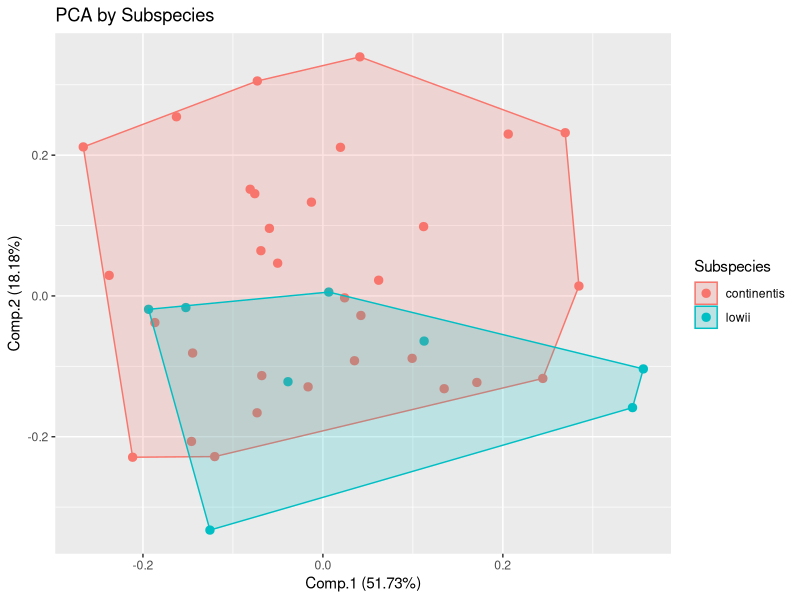
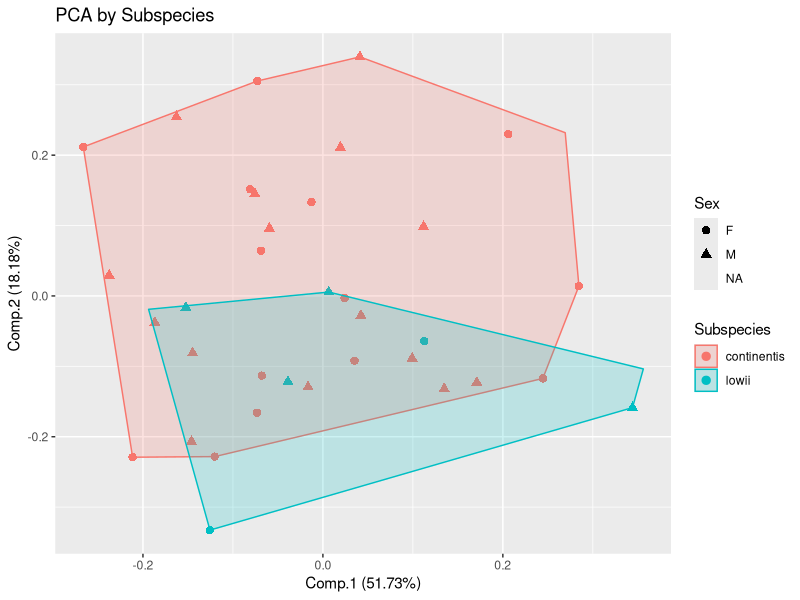
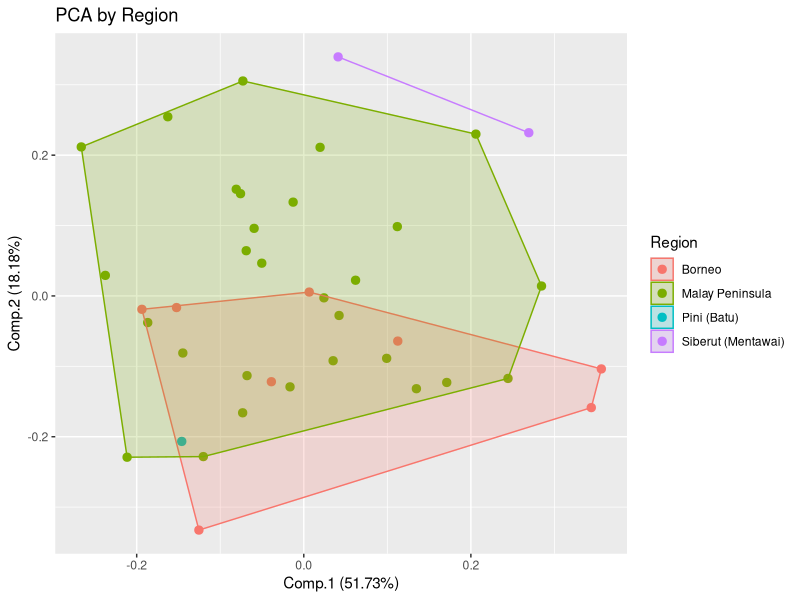
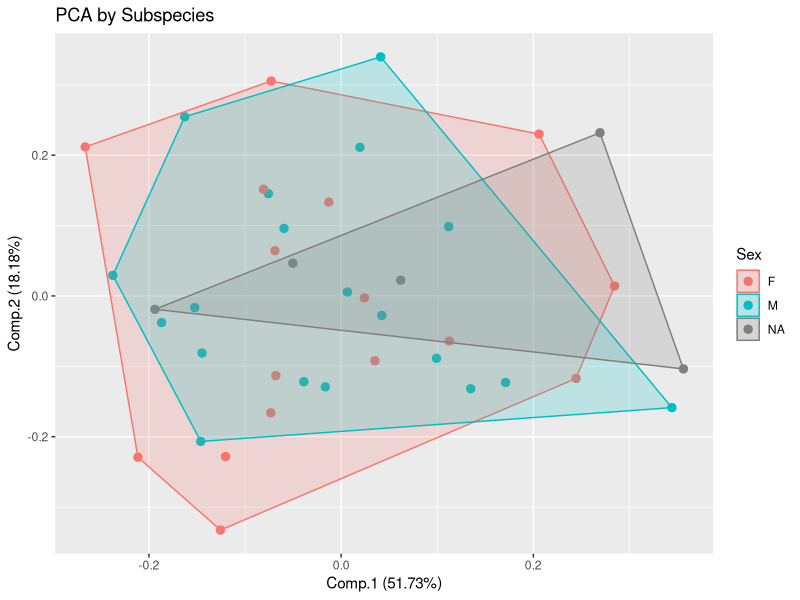
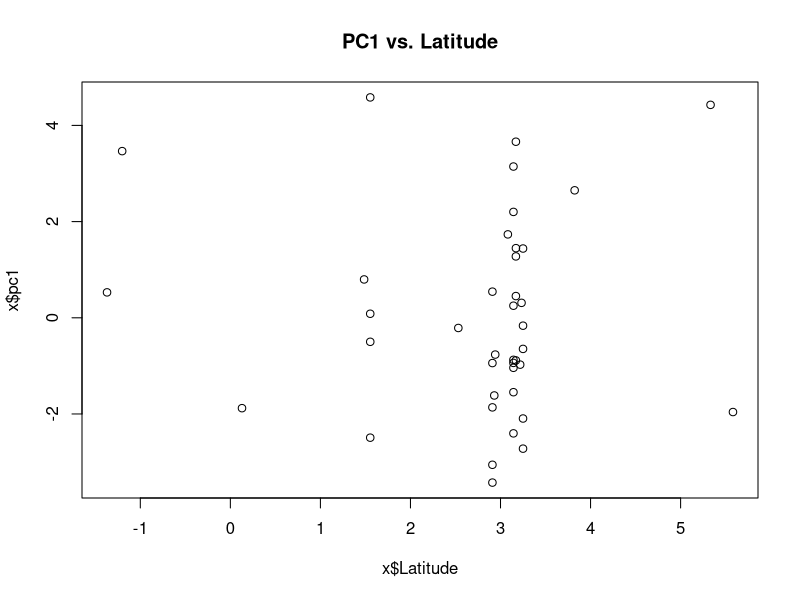
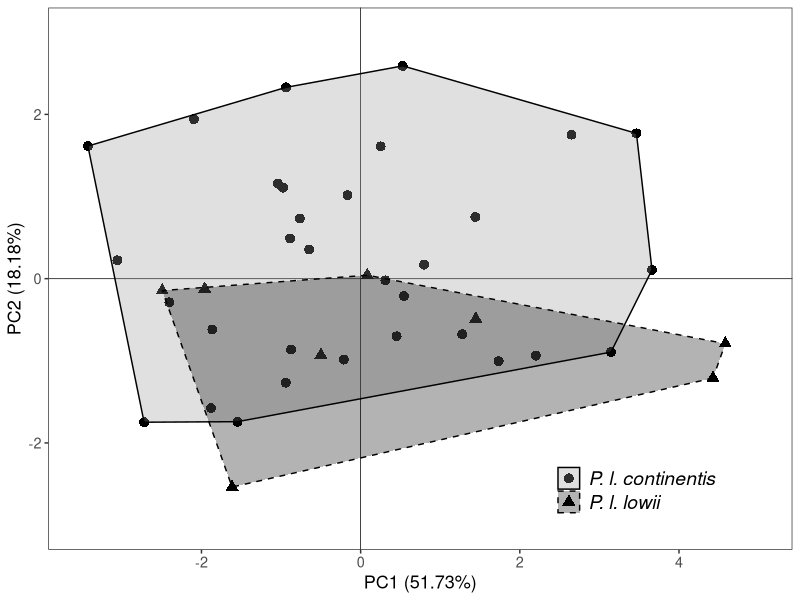
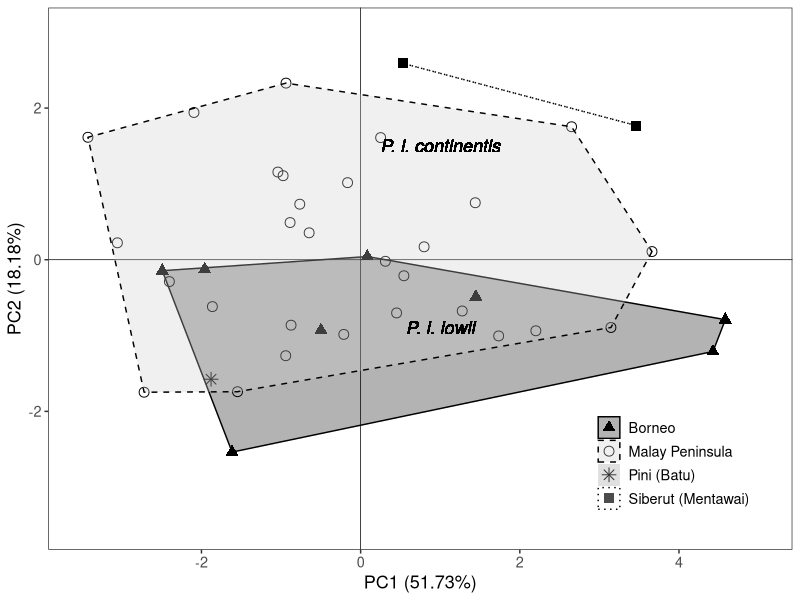
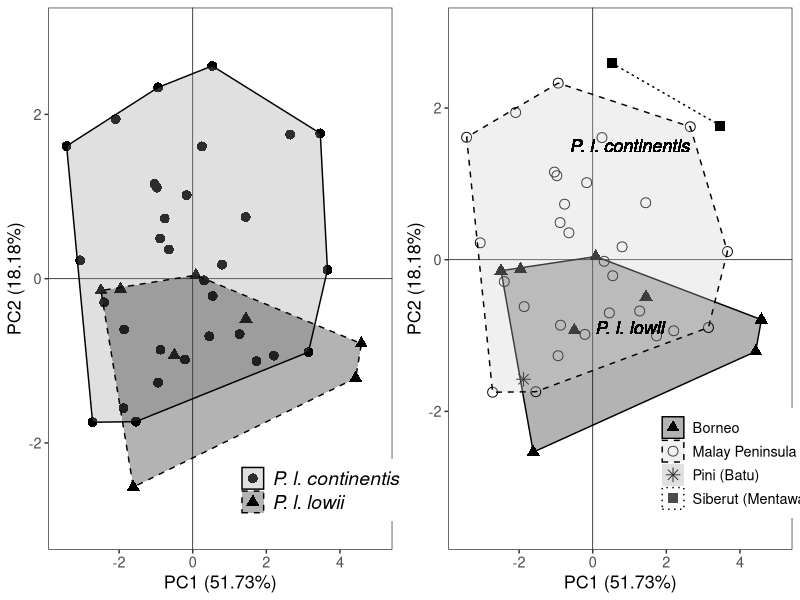

Reproduce these figures in R, in order.
## ---- chunk 1
#load required packages
library(ggplot2)
library(ggfortify)
library(gridExtra)
library(MASS)
library(dplyr)
library(tidyr)
## ---- chunk 2
#load in the supplementary data file from the paper, calling the correct sheet ("Skull Raw")
data <- readxl::read_excel("Juman et al. 2021 Ptilo supplementary data.xlsx",sheet="Skull Raw")

#columns 8 through 25 are the measurements. let's go ahead and (natural) log all of these measurements. i like to do this at the beginning so that i don't forget to do it later. this isn't always necessary, but it's good practice.
data[,8:25] <- log(data[,8:25])
## ---- chunk 3
#you can replace CPL with any variable here
t.test(CPL ~ Sex, data = data)
## ---- chunk 4
#calculate percentage of NAs in relevant columns
sum(is.na(data[,8:25]))/prod(dim(data[,8:25]))*100
## ---- chunk 5
colSums(is.na(data[,8:25])) 

#CIL, ZB, LCH are missing for 6 individuals apiece. let's dump them
x <- data %>% select(-CIL, -ZB, -LCH) 

#notice that i am saving this to a new object here^, so as to preserve the original dataframe in case i want to go back and use the measurements that i am eliminating now. this process usually involves some trial and error, so creating new objects ensures that you don't overwrite the original data in case you need to go back

#you also may want to use slightly different combinations of variables/individuals for different analyses, based on what you are trying to optimize for.
## ---- chunk 6
table(x$Subspecies)
## ---- chunk 7
colSums(is.na(x[which(x$Subspecies == "lowii"),])) #CPL, MB, CNL, PBPL, MCW have NAs
x <- x %>% select(-CPL, -MB, -CNL, -PBPL, -MCW) 

colSums(is.na(x[which(x$Subspecies == "lowii"),])) #check to make sure we have a complete sample for these 8 -- success!
## ---- chunk 8
apply(X = is.na(x[,8:17]), MARGIN = 1, FUN = sum) #a few specimens are missing several measurements

#drop any problematic specimens that are missing more than 3 measurements -- we're going to lose these anyway so let's drop to see which variables should make the final cut
x <- x[rowSums(is.na(x[,8:17])) <= 2,]

colSums(is.na(x[,8:17])) #LPL is missing 2, so let's get rid of it. then we can pick any additional variable to remove, so we end up with 8. there is no right answer here, but i'm going to get rid of LTL, because MCIL is already capturing mandible length.

#remove LPL and LTL, and drop the two rows that are missing values for BB, PPL respectively
x <- x %>% select(-LPL, -LTL) %>% drop_na(BB, PPL)
## ---- chunk 9
#the following line removes any columns that have n or or more NAs (so replace n with whatever you see as a maximum acceptable number of lost individuals for your dataset)

#data <- data[,colSums(is.na(data)) < n]

#below is a crude function that will produce a pared down dataset with the most complete observations for the groups you specify ("a" and "b" are the names of the groups you want to include in your final dataset; see below for example). it will also tell you how many individuals you lost in the process, and what the most complete sample size can be for the specified # of variables you want

#note that it cannot be used to prioritize certain groups; that will have to be done manually (or with a more sophisticated function...)

optimize <- function(data, name, a, b) {
  a <- deparse(substitute(a))
  b <- deparse(substitute(b))
  data <- data[which(data$Subspecies == a | data$Subspecies == b),] #replace with the groups you want to focus on
  early <- data
  data2 <- data[,8:25] #subset of data frame with measurement data
  data2 <- data2[rowSums(is.na(data2)) < 13,] #maximum # of NAs to make hard cuts
  collist = combn(ncol(data2), 8) #can be changed to fewer variables if a higher sample size is needed
  numobs = apply(collist, 2, function(x) nrow(na.omit(data2[, x])))
  cat("for subset size", 8, "most complete obs is", max(numobs), "\n")
  best.list = list()
  best = which(numobs == max(numobs))[1]
  best.list = c(best.list, list(collist[, best]))
  data <- data[,c(1:7,(best.list[[1]]+7),26:31)] %>% drop_na(8:15) #vectors here depend on dataset structure
  name <- deparse(substitute(name))  
  assign(name,data,envir = .GlobalEnv)
  cat((length(early$Subspecies) - length(data$Subspecies)), "individuals lost", "\n")
}

#optimize(data, data2, continentis, lowii)
## ---- chunk 10
#run the PCA
pca <- princomp(x[,8:15], cor=TRUE)

#note: before we look at loadings, we need to adjust them. this is because princomp() defines loadings as raw eigenvectors. what we are after is loadings that represent correlation coefficients between variables and principal components. to convert them, we multiply the raw eigenvectors by the standard deviation (i do this below with a for loop for each component -- there are 8, because we have 8 variables)
for (i in 1:8) {
  pca$loadings[,i] <- (pca$loadings[,i] * pca$sdev[i])
}

#we are now ready to look at output:
print(summary(pca),digits=2) #importance of components
print(pca[["loadings"]], cutoff=0) #loadings
round(pca$sdev^2,2) #eigenvalues (i.e. squared standard dv)
## ---- chunk 11
#where does princomp() store the PC scores? you can find them here:
pca$scores[,1]
pca$scores[,2]

#but for now, let's plot these in a very simple way with an existing function. you can plot any of the PCs by changing the x and y values, but usually you are interested in plotting PC1, PC2, and occasionally PC3.

#let's try this in a few different ways:

autoplot(pca, x = 1, y = 2, data = x, colour = 'Subspecies', label = FALSE, size = 2.5, label.size = 3, frame=TRUE) + ggtitle("PCA by Subspecies")

#include a shape variable as well
autoplot(pca, x = 1, y = 2, data = x, colour = 'Subspecies', shape = 'Sex', label = FALSE, size = 2.5, label.size = 3, frame=TRUE) + ggtitle("PCA by Subspecies")

autoplot(pca, x = 1, y = 2, data = x, colour = 'Region', label = FALSE, size = 2.5, label.size = 3, frame=TRUE) + ggtitle("PCA by Region")

autoplot(pca, x = 1, y = 2, data = x, colour = 'Sex', label = FALSE, size = 2.5, label.size = 3, frame=TRUE) + ggtitle("PCA by Subspecies")
## ---- chunk 12
x$pc1 <- pca$scores[,1] #save PC1 scores to your data frame. now each individual has an associated PC1 score, which in this case seems to be some sort of proxy for skull length
x$pc2 <- pca$scores[,2] #(let's also save PC2 for future plotting)

#here is a summary of a simple linear regression, where we are trying to predict PC1 (skull size) using Latitude and Sex
summary(lm(pc1 ~ Latitude*Sex, data = x))

#all p-values are well over 0.05, suggesting that neither latitude nor sex is a significant predictor of skull size. there doesn't seem to be a pattern of sexual size dimorphism OR a latitudinal size gradient (Bergmann's rule) in this sample.

#of course, you can also plot PC1 vs. any other variable. like latitude, for example:
plot(x$pc1 ~ x$Latitude)
title(main = "PC1 vs. Latitude")
## ---- chunk 13
#let's start with a simple two-group DFA: continentis vs. lowii

dfa <- lda(x[,c(8:15)],grouping=x$Subspecies, CV = FALSE)
ctraw <- table(x$Subspecies, predict(dfa)$class)
ctraw #rows are actual count and columns are predicted count

#total percent correct
round(sum(diag(prop.table(ctraw))),4)*100
## ---- chunk 14
dfa2 <- lda(x[,c(8:15)],grouping=x$Subspecies, CV = TRUE)
ctraw2 <- table(x$Subspecies, dfa2$class)
ctraw2 #rows are actual count and columns are predicted count

# total percent correct
round(sum(diag(prop.table(ctraw2))),4)*100
## ---- chunk 15
#the first thing you need to do is divide your dataset into the training set (known groups) and the test set (the unknowns that you want to predict)

#here i'm creating the training set, either by selecting the known groups OR removing the unknowns (either line works)
x2 <- x[which(x$Region == "Borneo" | x$Region == "Malay Peninsula"),]

#here i'm creating the test set by selecting the unknowns
u <- x[-which(x$Region == "Borneo" | x$Region == "Malay Peninsula"),]

#DFA (WITHOUT CROSS VALIDATION)

#create linear discriminant model
lin <- lda(x2[,8:15],grouping=x2$Region, CV=FALSE)
#to check coefficients of variables, use:
lin

#create table to view classification rate
ctraw3 <- table(x2$Region, predict(lin)$class)
ctraw3 #rows are actual count and columns are predicted count

# total percent correct
round(sum(diag(prop.table(ctraw3))),4)*100

#PREDICTIONS

#use predict function on test set: output will be list of classifications
predict(lin, u[,8:15])$class
#all three island specimens were classified as Malay Peninsula

#NOTE: you cannot predict using a cross-validated model
#however, you can cross-validate the prediction itself (with the not-cross validated model), like below:
predict(lin, CV=TRUE, u[,8:15])$class
#still Malay Peninsula for all three
## ---- chunk 16
#extracting scores from our first DFA
lda.values <- predict(dfa)
x$ld1 <- lda.values$x
## ---- chunk 17
#set custom color schemes
#a lot of publication plots need to be B&W for print, and ggplot lets you customize various greys
m <- c("grey60", "black")

x$Subspecies <- as.factor(x$Subspecies)
levels(x$Subspecies) <- c("P. l. continentis", "P. l. lowii")

#to overlay polygons, you need to use the following function
find_hull <- function(x) x[chull(x$pc1, x$pc2), ]
hulls <- plyr::ddply(x, "Subspecies", find_hull)

#basic subspecies plot
plot <- ggplot(data = x, aes(x=pc1, y=pc2, group=Subspecies)) + #base for the plot
  geom_point(aes(shape=Subspecies), size=3) + #add points and vary shape based on Subspecies
  scale_shape_manual(values = c(16,17), #set manual shape scale and legend
                     guide = 
                       guide_legend(label.theme = 
                                      element_text(angle = 0,
                                                   face = "italic",
                                                   size=14))) + 
  geom_vline(aes(xintercept = 0), size=0.25) + #y axis
  geom_hline(aes(yintercept = 0), size=0.25) + #x axis
  scale_linetype_manual(values=c("solid","dashed")) + #vary polygon outlines manually
  theme_bw() + #blank theme 
  xlab("PC1 (51.73%)") + #x axis label, variance explained by PC1
  ylab("PC2 (18.18%)") + #y axis label, variance explained by PC2
  theme(panel.grid.major = element_blank(), #dump gridlines
        panel.grid.minor = element_blank()) + 
  scale_fill_manual(values=m) + #set polygon colors
  geom_polygon(data=hulls, #add polygons, vary fill and linetype by subspecies
               alpha=0.3, 
               aes(x=pc1, 
                   y=pc2, 
                   group=Subspecies, 
                   fill=Subspecies, 
                   linetype=Subspecies), 
               colour="black") +
  theme(legend.position = c(0.79, 0.11), #legend formatting
        legend.title = element_blank(),
        legend.spacing.x = unit(2.5, 'mm'), 
        legend.key.size = unit(6, 'mm'),
        text = element_text(size=13)) + 
  ylim(-3,3) + #y axis bounds
  xlim(-3.5,5) #x axis bounds

#view plot
plot

#save plot (note that proportions may change when file is saved, and code should be tweaked accordingly)
#ggsave(plot,file="plot.png",width=120, height=120, units="mm")

#if we wanted to make a plot by region (island) and add manual labels for subspecies, here is what we'd do:

#to overlay polygons, you need to use the following function
find_hull <- function(x) x[chull(x$pc1, x$pc2), ]
hulls2 <- plyr::ddply(x, "Region", find_hull)

n <- c("black", "grey80", "grey60", "white")

#basic subspecies plot
plot2 <- ggplot(data = x, aes(x=pc1, y=pc2, group=Region)) + #base for the plot
  geom_point(aes(shape=Region), size=3) + #add points and vary shape based on Subspecies
  scale_shape_manual(values = c(17,21,8,15)) + #set manual shape scale and legend 
  geom_vline(aes(xintercept = 0), size=0.25) + #y axis
  geom_hline(aes(yintercept = 0), size=0.25) + #x axis
  scale_linetype_manual(values=c("solid","dashed","blank","dotted")) + #vary polygon outlines manually
  theme_bw() + #blank theme 
  xlab("PC1 (51.73%)") + #x axis label, variance explained by PC1
  ylab("PC2 (18.18%)") + #y axis label, variance explained by PC2
  theme(panel.grid.major = element_blank(), #dump gridlines
        panel.grid.minor = element_blank()) + 
  scale_fill_manual(values=n) + #set polygon colors
  geom_polygon(data=hulls2, #add polygons, vary fill and linetype by subspecies
               alpha=0.3, 
               aes(x=pc1, 
                   y=pc2, 
                   group=Region, 
                   fill=Region, 
                   linetype=Region), 
               colour="black") +
  theme(legend.position = c(0.84, 0.16), #legend formatting
        legend.title = element_blank(),
        legend.spacing.x = unit(2.5, 'mm'), 
        legend.key.size = unit(6, 'mm'),
        text = element_text(size=13)) + 
  ylim(-3.5,3) + #y axis bounds
  xlim(-3.5,5) + #x axis bounds
  geom_text(label="P. l. lowii", #add subspecies labels
            x=1, y=-0.9, size = 4.5, 
            color = "black", fontface = "italic") +
  geom_text(label="P. l. continentis", #add subspecies labels
            x=1, y=1.5, size = 4.5, 
            color = "black", fontface = "italic")

#view plot
plot2

#use following line to view two plots side by side 
#this will squish proportions and require tweaks, i like to save each part separately then combine later in illustrator or whatever
grid.arrange(plot,plot2,ncol=2)

#making tiny formatting tweaks can be super annoying in R. you can always deal with legend, labeling in another program (illustrator, photoshop, etc)
